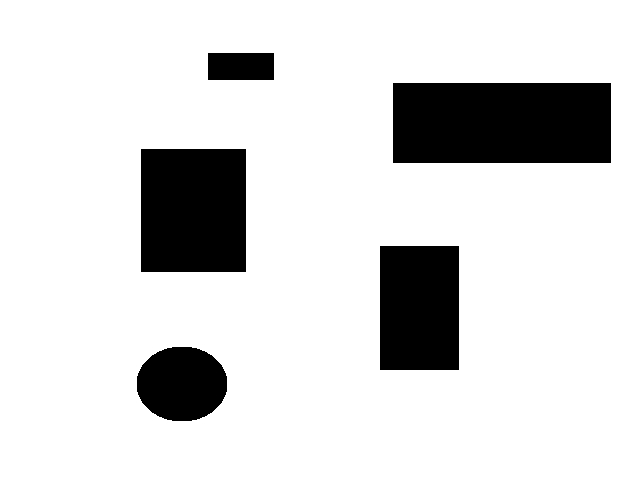
#> input picture f1.jpg, 640 x 480 px
$ python turtletest.py
#> lines starting #> are read from the running program, lines starting #| are printed output that depends on the picture
import cv2
import numpy as np


img = cv2.imread('f1.jpg')
#> img is the input picture: shape (480, 640, 3); min 0, max 255, mean 215.8
img=cv2.cvtColor(img,cv2.COLOR_BGR2GRAY)
#> img: shape (480, 640)
gline=cv2.medianBlur(img,5)
gline=cv2.GaussianBlur(gline,(9,9),0)
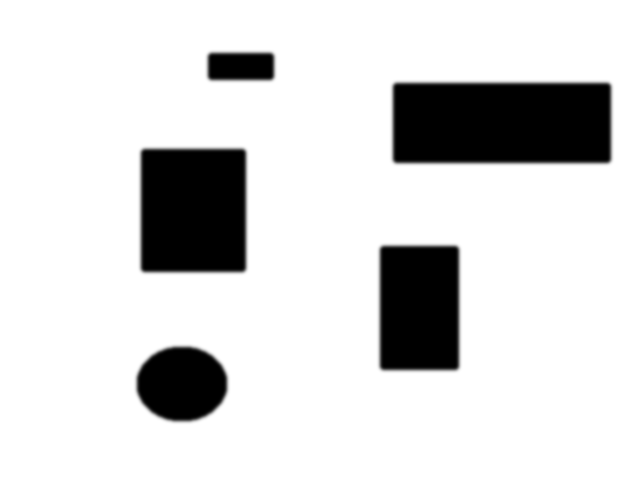
#> gline: shape (480, 640); min 0, max 255, mean 215.8
gline=cv2.blur(gline,(15,15))
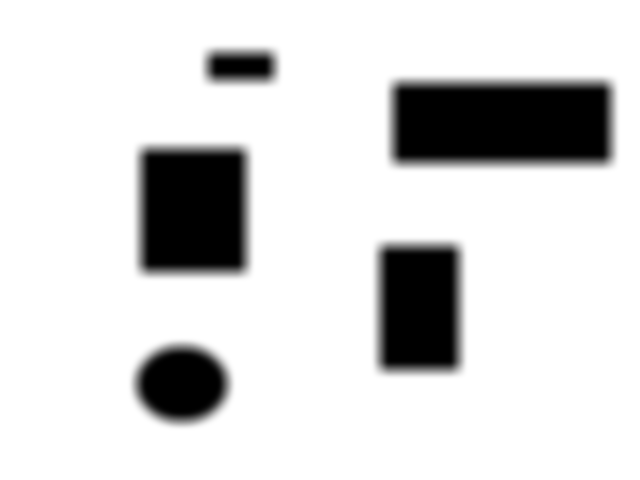
#> gline: shape (480, 640); min 0, max 255, mean 215.8
gline=cv2.pyrDown(gline)
#> gline: shape (240, 320)
cv2.imshow("window",gline)
cv2.waitKey(3000)
